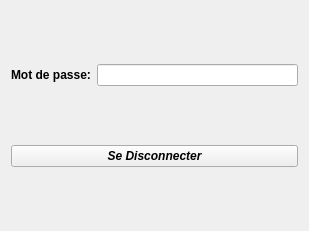
<?xml version="1.0" encoding="UTF-8"?>
<ui version="4.0">
 <class>disconnecter</class>
 <widget class="QWidget" name="disconnecter">
  <property name="geometry">
   <rect>
    <x>0</x>
    <y>0</y>
    <width>309</width>
    <height>231</height>
   </rect>
  </property>
  <property name="windowTitle">
   <string>Form</string>
  </property>
  <layout class="QVBoxLayout" name="verticalLayout">
   <item>
    <layout class="QHBoxLayout" name="horizontalLayout">
     <item>
      <widget class="QLabel" name="label">
       <property name="font">
        <font>
         <bold>true</bold>
        </font>
       </property>
       <property name="text">
        <string>Mot de passe:</string>
       </property>
      </widget>
     </item>
     <item>
      <widget class="QLineEdit" name="Password"/>
     </item>
    </layout>
   </item>
   <item>
    <widget class="QPushButton" name="Disconn_Button">
     <property name="font">
      <font>
       <italic>true</italic>
       <bold>true</bold>
      </font>
     </property>
     <property name="text">
      <string>Se Disconnecter</string>
     </property>
    </widget>
   </item>
  </layout>
 </widget>
 <resources/>
 <connections/>
</ui>
